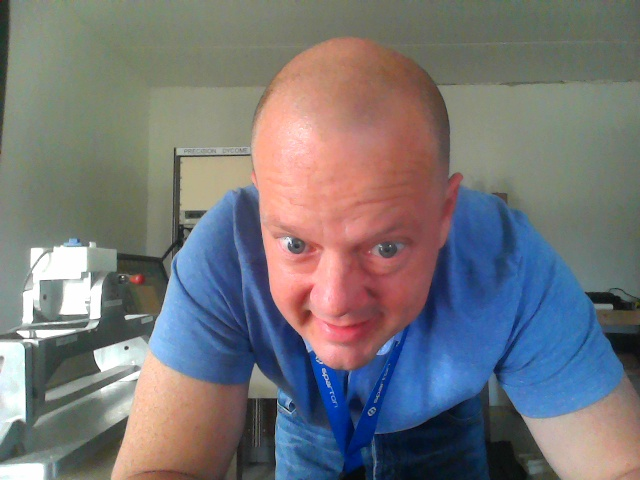
#> input picture Image and Video Algorithms/OpenCV and Python/Picture and Video Capture/img_rects0.jpg, 640 x 480 px, given in place of the camera
$ python contours.py   (Python 2 division)   (older library calls are emulated)
#> lines starting #> are read from the running program, lines starting #| are printed output that depends on the picture; after the words box and inside, x2 and y2 are one past the last pixel; in counts of white or black regions, pixels touching at a corner belong together
# Copyright (c) 2016 Richard Stephen Wheatley

# Permission is hereby granted, free of charge, to any person obtaining a copy
# of this software and associated documentation files (the "Software"), to deal
# in the Software without restriction, including without limitation the rights
# to use, copy, modify, merge, publish, distribute, sublicense, and/or sell
# copies of the Software, and to permit persons to whom the Software is
# furnished to do so, subject to the following conditions:

# The above copyright notice and this permission notice shall be included in all
# copies or substantial portions of the Software.

# THE SOFTWARE IS PROVIDED "AS IS", WITHOUT WARRANTY OF ANY KIND, EXPRESS OR
# IMPLIED, INCLUDING BUT NOT LIMITED TO THE WARRANTIES OF MERCHANTABILITY,
# FITNESS FOR A PARTICULAR PURPOSE AND NONINFRINGEMENT. IN NO EVENT SHALL THE
# AUTHORS OR COPYRIGHT HOLDERS BE LIABLE FOR ANY CLAIM, DAMAGES OR OTHER
# LIABILITY, WHETHER IN AN ACTION OF CONTRACT, TORT OR OTHERWISE, ARISING FROM,
# OUT OF OR IN CONNECTION WITH THE SOFTWARE OR THE USE OR OTHER DEALINGS IN THE
# SOFTWARE.

import cv2
import numpy as np

cv2.ocl.setUseOpenCL(False)

cap = cv2.VideoCapture(0)

while(True):
    # Capture frame-by-frame
	(isFrame, frame) = cap.read()
#> frame is the input picture: shape (480, 640, 3); mean B, G, R 119.9, 117, 117.8

	# If not valid frame, break operation
	if not isFrame:
		break

    img2 = frame.copy()

    Red, Green, Blue = cv2.split(frame)
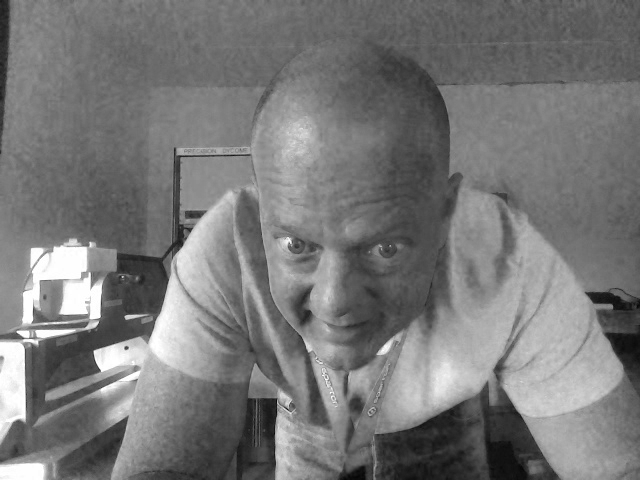
#> Red: shape (480, 640); min 6, max 255, mean 119.9
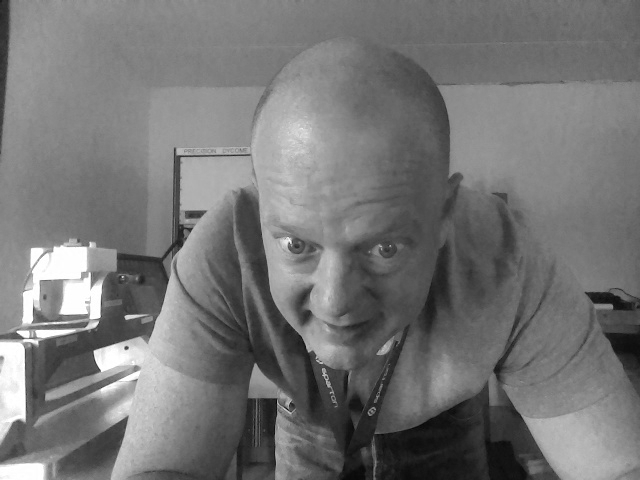
#> Green: shape (480, 640); min 1, max 255, mean 117
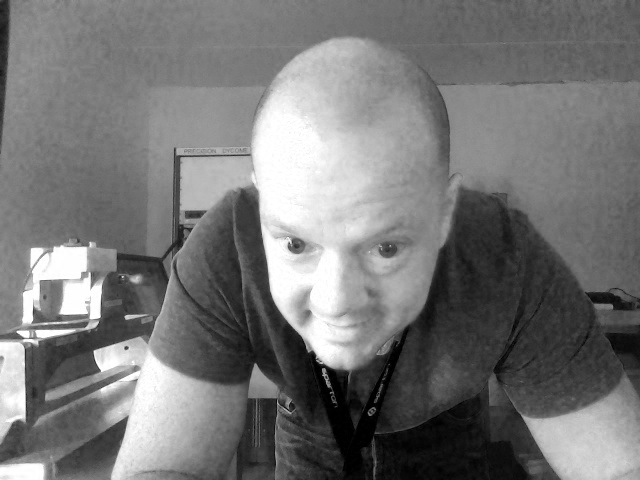
#> Blue: shape (480, 640); min 0, max 255, mean 117.8

    # Do some denoising on the red channel
    filter_red = cv2.bilateralFilter(Red,25,25,10)

    # Threshold image
    ret, thresh_image = cv2.threshold(filter_red,0,255,cv2.THRESH_BINARY_INV+cv2.THRESH_OTSU)
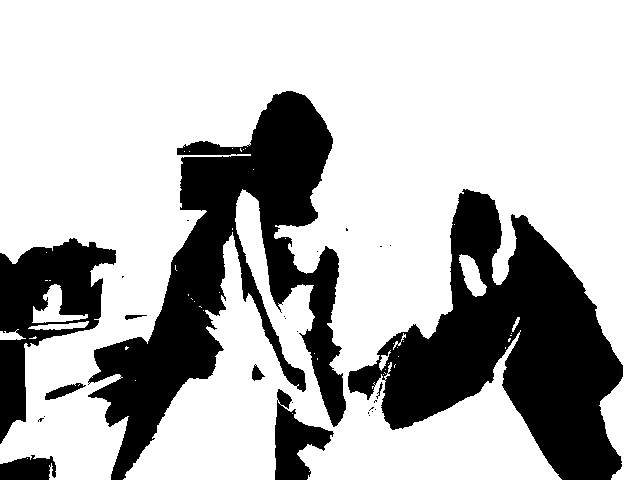
#> thresh_image: shape (480, 640); 72.1% white; 27 black regions (18 under 20 px)
#> ret = 136

    # Find the largest contour and extract it
    im, contours, hierarchy = cv2.findContours(thresh_image,cv2.RETR_EXTERNAL,cv2.CHAIN_APPROX_NONE )
#> contours = 48 contours, 41 with area under 20; largest, box (x1, y1, x2, y2) and area: (0, 0, 640, 480) 216768, (32, 284, 88, 323) 762, (459, 254, 487, 297) 594, (28, 321, 89, 330) 235, (0, 329, 26, 340) 132, (379, 350, 391, 371) 70, (512, 317, 520, 332) 32

    maxContour = 0
    for contour in contours:
        contourSize = cv2.contourArea(contour)
        if contourSize > maxContour:
            maxContour = contourSize
            maxContourData = contour
#> this loop made 48 passes
#> (contourSize, maxContour) on passes 12, 23, 24, 32, 48: (70, 70), (132.5, 132.5), (235, 235), (761.5, 761.5), (216768, 216768)
#> (contour, contourSize) on passes 1 to 6: ([[27, 458]], 0), ([[292, 413]], 0), ([[135, 380]], 0), ([[383, 374]], 0), ([[384, 372], [385, 373]], 0), ([[385, 369]], 0)
#> after the loop, maxContour = 216768; maxContourData = contour of 6370 points, box (x1, y1, x2, y2) (0, 0, 640, 480), area 216768

    # Create a mask from the largest contour
    mask = np.zeros_like(thresh_image)
    cv2.fillPoly(mask,[maxContourData],1)
#> mask: shape (480, 640); values 0 (black) and 1 (white), 71.6% white; 5 black regions, box (x1, y1, x2, y2) and area: (348, 189, 623, 480) 36893, (88, 91, 346, 480) 35610, (0, 238, 116, 444) 11189, (275, 400, 334, 480) 2457, (0, 455, 56, 480) 1097

    # Use mask to crop data from original image
    finalImage = np.zeros_like(frame)
    finalImage[:,:,0] = np.multiply(Red,mask)
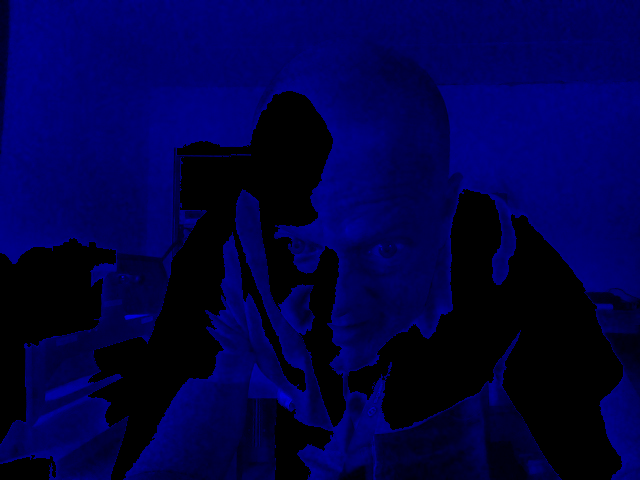
#> finalImage: shape (480, 640, 3); mean of channels 0, 1, 2 70.7, 0, 0; drawn as B, G, R
    finalImage[:,:,1] = np.multiply(Green,mask)
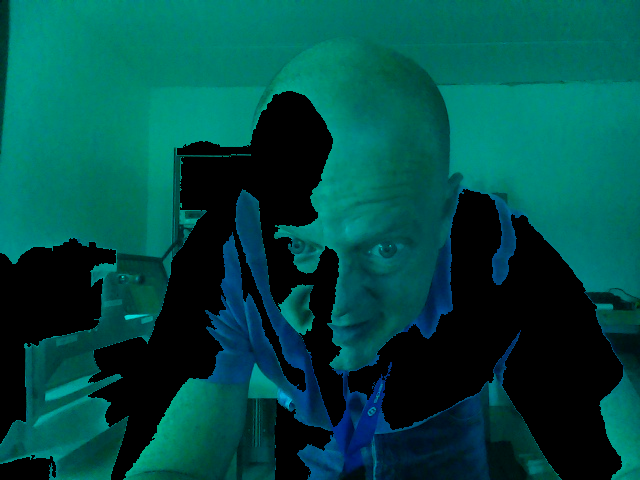
#> finalImage: shape (480, 640, 3); mean of channels 0, 1, 2 70.7, 75.7, 0; drawn as B, G, R
    finalImage[:,:,2] = np.multiply(Blue,mask)
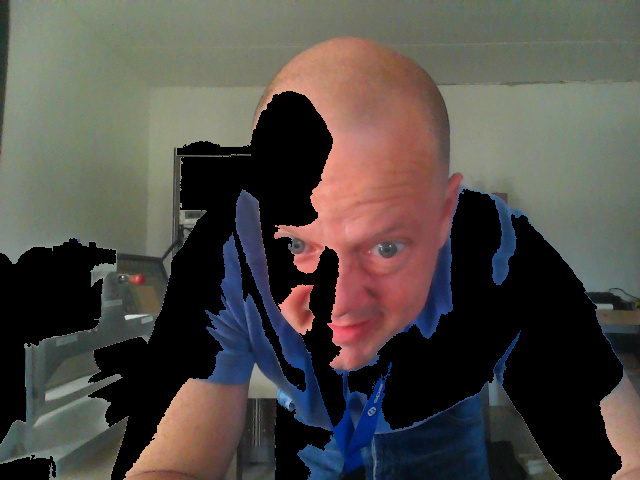
#> finalImage: shape (480, 640, 3); mean of channels 0, 1, 2 70.7, 75.7, 80.1; drawn as B, G, R
    cv2.imshow('final',finalImage)

    if cv2.waitKey(1) & 0xFF == ord('q'):
#> (key q is pressed here)
        break

# When everything done, release the capture
cap.release()
cv2.destroyAllWindows()

$ run again, on Image and Video Algorithms/OpenCV and Python/Picture and Video Capture/img_rects1.jpg
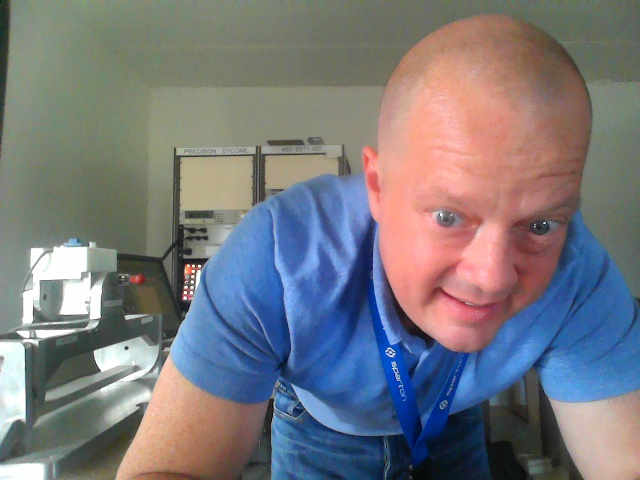
#> input picture Image and Video Algorithms/OpenCV and Python/Picture and Video Capture/img_rects1.jpg, 640 x 480 px, given in place of the camera
#> frame is the input picture: shape (480, 640, 3); mean B, G, R 125.4, 120.3, 120.8
#> `ret, thresh_image = cv2.threshold(filter_red,0,255,cv2.THRESH_BINARY_I..`:
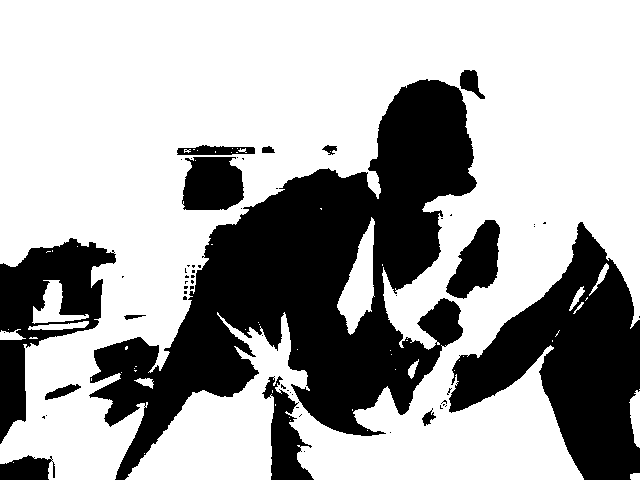
#> thresh_image: shape (480, 640); 66.2% white; 58 black regions (44 under 20 px)
#> ret = 137
#> contours = 49 contours, 37 with area under 20; largest, box (x1, y1, x2, y2) and area: (0, 0, 640, 480) 202866, (337, 217, 375, 335) 2052, (32, 280, 89, 324) 894, (629, 390, 640, 448) 378, (28, 321, 89, 330) 250
#> the loop `for contour in contours:` made 49 passes
#> (contourSize, maxContour) on passes 1, 9, 40, 47, 49: (51, 51), (377.5, 377.5), (894, 894), (2051.5, 2051.5), (202866.5, 202866.5)
#> after the loop `for contour in contours:`: maxContour = 202866.5; maxContourData = contour of 5649 points, box (x1, y1, x2, y2) (0, 0, 640, 480), area 202866
#> mask: shape (480, 640); values 0 (black) and 1 (white), 67% white; 6 black regions (1 under 20 px), largest, box (x1, y1, x2, y2) and area: (89, 79, 477, 480) 62996, (449, 222, 640, 480) 24085, (0, 238, 116, 444) 10955, (262, 376, 314, 480) 2467, (0, 455, 52, 480) 1003
#> `finalImage[:,:,2] = np.multiply(Blue,mask)`:
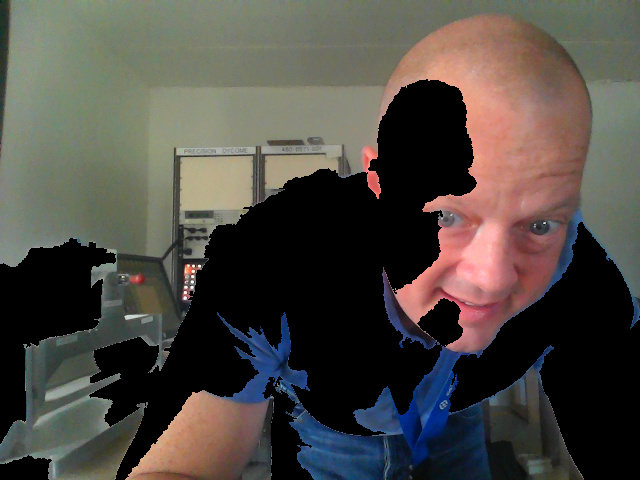
#> finalImage: shape (480, 640, 3); mean of channels 0, 1, 2 67.8, 73.6, 78; drawn as B, G, R

$ run again, on Image and Video Algorithms/OpenCV and Python/Picture and Video Capture/img_rects2.jpg
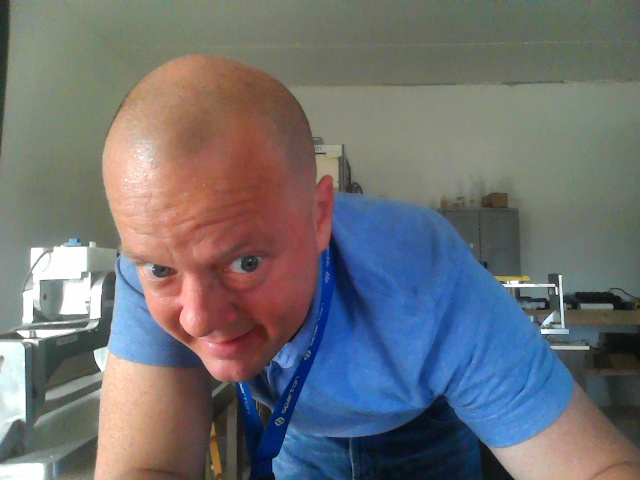
#> input picture Image and Video Algorithms/OpenCV and Python/Picture and Video Capture/img_rects2.jpg, 640 x 480 px, given in place of the camera
#> frame is the input picture: shape (480, 640, 3); mean B, G, R 115.2, 112.4, 111.5
#> `ret, thresh_image = cv2.threshold(filter_red,0,255,cv2.THRESH_BINARY_I..`:
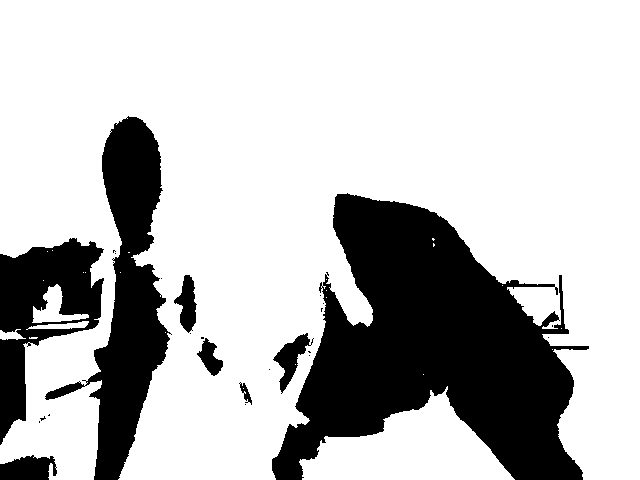
#> thresh_image: shape (480, 640); 74.7% white; 25 black regions (17 under 20 px)
#> ret = 136
#> contours = 23 contours, 18 with area under 20; largest, box (x1, y1, x2, y2) and area: (0, 0, 640, 480) 217886, (299, 386, 515, 480) 10324, (32, 284, 89, 323) 785, (26, 321, 89, 330) 220, (0, 329, 26, 340) 130
#> the loop `for contour in contours:` made 23 passes
#> (contourSize, maxContour) on passes 1, 23: (10324.5, 10324.5), (217885.5, 217885.5)
#> after the loop `for contour in contours:`: maxContour = 217885.5; maxContourData = contour of 4299 points, box (x1, y1, x2, y2) (0, 0, 640, 480), area 217886
#> mask: shape (480, 640); values 0 (black) and 1 (white), 71.6% white; 4 black regions, box (x1, y1, x2, y2) and area: (272, 193, 589, 480) 58930, (85, 116, 171, 480) 16165, (0, 238, 104, 445) 10965, (0, 455, 57, 480) 1104
#> `finalImage[:,:,2] = np.multiply(Blue,mask)`:
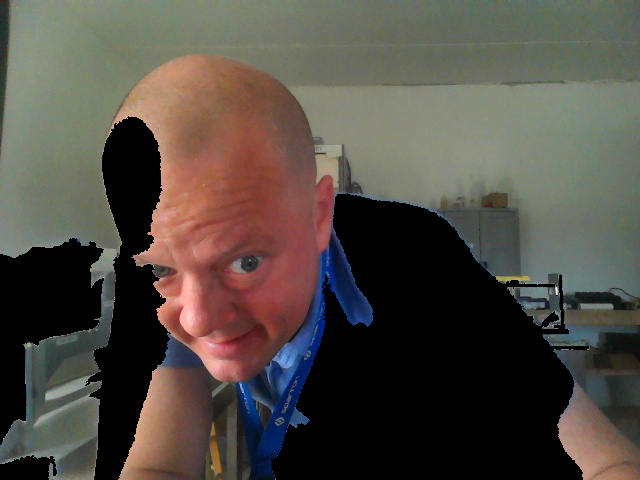
#> finalImage: shape (480, 640, 3); mean of channels 0, 1, 2 68.5, 75.8, 82; drawn as B, G, R

$ run again, on Image and Video Algorithms/OpenCV and Python/Picture and Video Capture/img_rects3.jpg
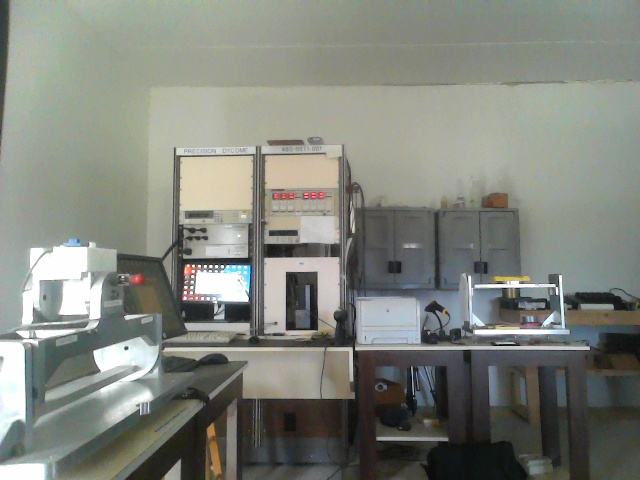
#> input picture Image and Video Algorithms/OpenCV and Python/Picture and Video Capture/img_rects3.jpg, 640 x 480 px, given in place of the camera
#> frame is the input picture: shape (480, 640, 3); mean B, G, R 124.1, 132.2, 128.9
#> thresh_image: shape (480, 640); 33.4% white; 95 white regions (81 under 20 px)
#> ret = 109
#> contours = 75 contours, 64 with area under 20; largest, box (x1, y1, x2, y2) and area: (31, 147, 640, 480) 105226, (286, 272, 318, 331) 1744, (478, 288, 561, 329) 1735, (421, 301, 570, 346) 1514, (0, 0, 10, 136) 722
#> the loop `for contour in contours:` made 75 passes
#> (contourSize, maxContour) on passes 2, 43, 45, 51, 72: (248, 248), (1514.5, 1514.5), (1735, 1735), (1744.5, 1744.5), (105226, 105226)
#> after the loop `for contour in contours:`: maxContour = 105226; maxContourData = contour of 5124 points, box (x1, y1, x2, y2) (31, 147, 640, 480), area 105226
#> mask: shape (480, 640); values 0 (black) and 1 (white), 35.1% white; 1 white region, box (x1, y1, x2, y2) and area: (31, 147, 640, 480) 107789
#> `finalImage[:,:,2] = np.multiply(Blue,mask)`:
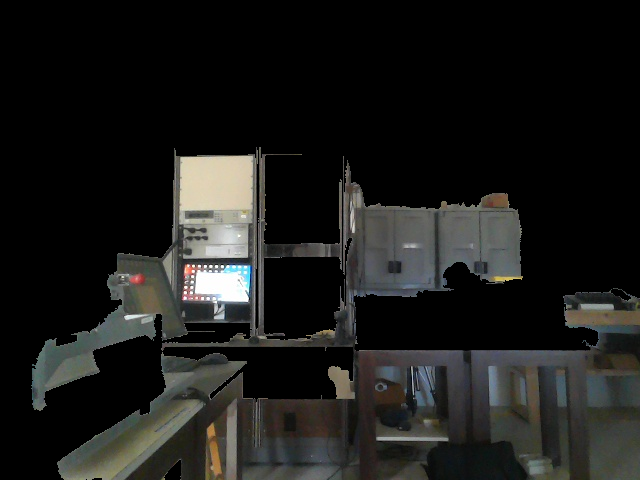
#> finalImage: shape (480, 640, 3); mean of channels 0, 1, 2 26.5, 28.3, 28.1; drawn as B, G, R
